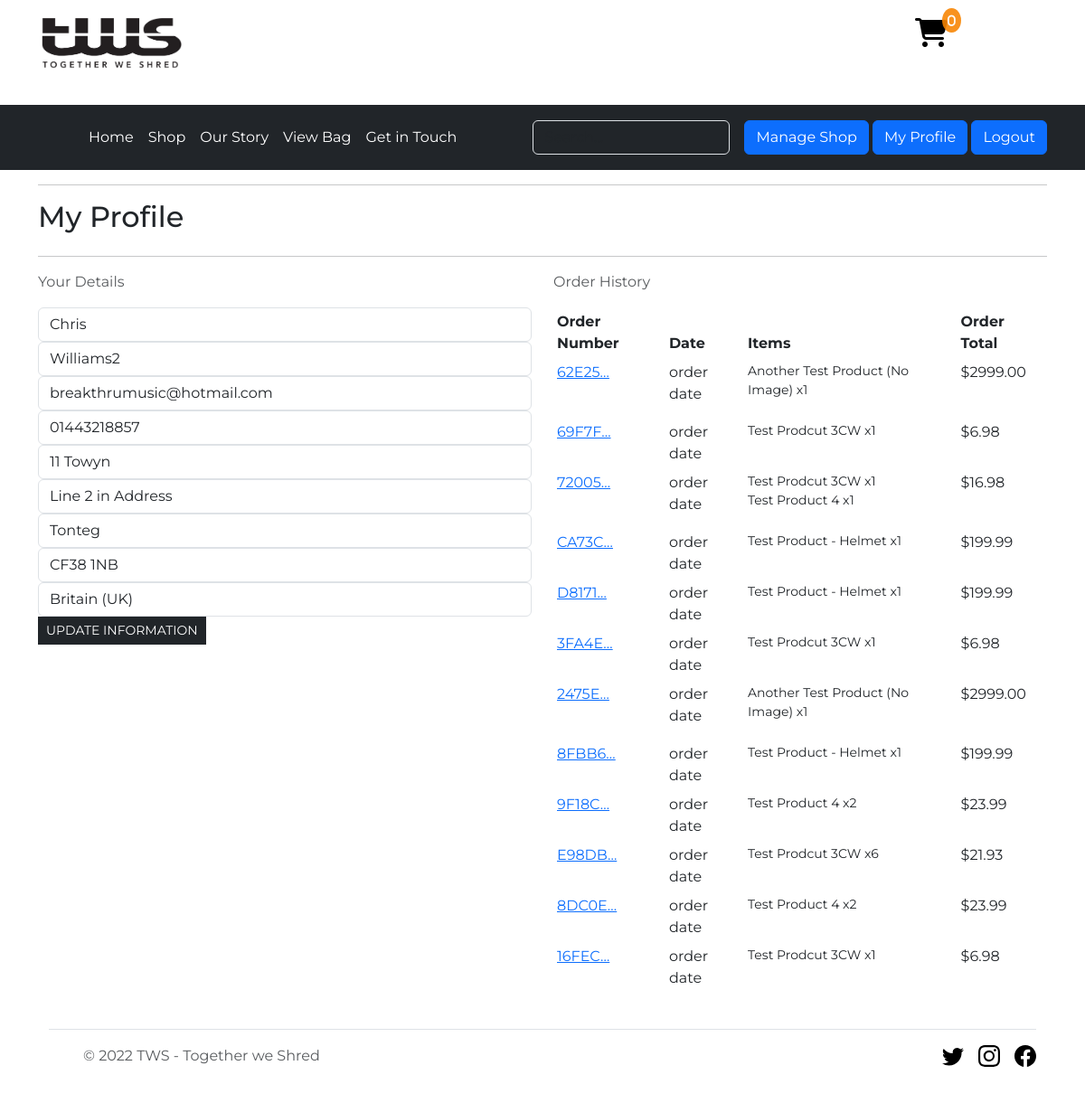
Screenshot of /customerprofile/ (signed in) with the database file from the repository.
### customerprofile/models.py (models this page shows)
class Customer(models.Model):
    user = models.OneToOneField(User, null=True, blank=True, on_delete=models.CASCADE)
    name = models.CharField(max_length=200, null=True)              #USED FOR FIRST NAME CAN I CONCATENATE ?
    surname = models.CharField(max_length=200, null=True)
    email = models.EmailField()
    phone_number = models.CharField(max_length=20, null=True, blank=False)                 #set Null=True on alot of fields whilst one migration -----
    street_address1 = models.CharField(max_length=80, null=True , blank=False)
    street_address2 = models.CharField(max_length=80, null=True, blank=True)
    town_or_city = models.CharField(max_length=40, null=True, blank=False)
    postcode = models.CharField(max_length=20, null=True, blank=True)
    country = CountryField(blank_label='Country *', null=True , blank=False)            #  set Null = True to workaround re visit country dropdown issue
    def __str__(self):
        return self.user.username

### checkout/models.py (models this page shows, shortened)
class Order(models.Model):
    order_number = models.CharField(max_length=200, null=True, editable=False)             ## 18/3/23 Need ot Add Discount code and Store the Ammount of Discount
    user_profile = models.ForeignKey(Customer, on_delete=models.SET_NULL, null=True, blank=True, related_name='orders')
    first_name = models.CharField(max_length=200, null=True)
    surname = models.CharField(max_length=200, null=True)
    email = models.EmailField()
    phone_number = models.CharField(max_length=20, null=True, blank=False)                 #set Null=True on alot of fields whilst one migration -----
    street_address1 = models.CharField(max_length=80, null=True , blank=False)
    street_address2 = models.CharField(max_length=80, null=True, blank=True)
    town_or_city = models.CharField(max_length=40, null=True, blank=False)
    county = models.CharField(max_length=80, null=True, blank=True)
    postcode = models.CharField(max_length=20, null=True, blank=True)
    country = CountryField(blank_label='Country *', null=True , blank=False)
    created = models.DateTimeField(auto_now_add=True)
    updated = models.DateTimeField(auto_now=True)
    paid = models.BooleanField(default=False)
    stripe_id = models.CharField(max_length=250, blank=True)
    order_dispatched = models.BooleanField(default=False)
    dispatched_by = models.CharField(max_length=80, null=True, blank=True)
    delivery_cost = models.DecimalField(max_digits=6, decimal_places=2, null=False, default=0)
    order_total = models.DecimalField(max_digits=10, decimal_places=2, null=False, default=0)
    grand_total = models.DecimalField(max_digits=10, decimal_places=2, null=False, default=0)
    class Meta:
        ordering = ['-created']
        indexes = [
            models.Index(fields=['-created']),
        ]

class OrderItem(models.Model):
    order = models.ForeignKey(Order, related_name='lineitems',on_delete=models.CASCADE)
    product = models.ForeignKey(Product, related_name='order_items',on_delete=models.CASCADE)
    quantity = models.PositiveIntegerField(default=1)
    lineitem_total = models.DecimalField(max_digits=6, decimal_places=2, null=False, blank=False, editable=False)

### shop/models.py (models this page shows, shortened)
class Product(models.Model):
    category = models.ForeignKey('Category', null=True, blank=True, on_delete=models.SET_NULL)      # foreign key to the category model
    product_code = models.CharField(max_length=254, null=True, blank=True)
    name = models.CharField(max_length=254)
    description = models.TextField()
    price = models.DecimalField(max_digits=6, decimal_places=2)
    customer_rating = models.DecimalField(max_digits=6, decimal_places=2, null=True, blank=True)
    item_in_stock = models.BooleanField(default=True)                                                          # or could change this to number of items in stock ?
    image_url = models.URLField(max_length=1024, null=True, blank=True)
    image = models.ImageField(null=True, blank=True)

### customerprofile/views.py (the view)
# urls.py: path('', views.profile, name='profile'),
@login_required
def profile(request):
    try:
        profile = get_object_or_404(Customer, user=request.user)
    except Http404:
        return redirect('new_profile/')
    print("logged in as:", profile)
    if request.method == 'POST':
        form = CustomerProfileForm(request.POST, instance=profile)
        if form.is_valid():
            form.save()
            messages.success(request, 'Profile updated successfully')
        else:
            messages.error(request, 'Update failed. Please ensure the form is valid.')
    else:
        form = CustomerProfileForm(instance=profile)
    orders = profile.orders.all()
    template = 'customerprofile/customerprofile.html'
    context = {
        'form': form,
        'orders': orders,
        'on_profile_page': True
    }
    return render(request, template, context)

### customerprofile/templates/customerprofile/customerprofile.html (shortened to what this page needs)
{% extends "base.html" %}
{% load static %}
{% block content %}
    <div class="container">
        <div class="row">
            <div class="col">
                <hr>
                <h2 class="logo-font mb-4">My Profile</h2>
                <hr>
            </div>
        </div>
        <div class="row">
            <div class="col-12 col-lg-6">
                <p class="text-muted">Your Details</p>
                <form class="mt-3" action="{% url 'profile' %}" method="POST" id="profile-update-form">
                    {{ form|crispy }}
                    <button class="btn btn-dark rounded-0 btn-sm text-uppercase float-right">Update Information</button>
                </form>
            </div>
            <div class="col-12 col-lg-6">
                <p class="text-muted">Order History</p>
                <div class="order-history table-responsive">
                    <table class="table table-sm table-borderless">
                        <thead>
                            <tr>
                                <th>Order Number</th>
                                <th>Date</th>
                                <th>Items</th>
                                <th>Order Total</th>
                            </tr>
                        </thead>
                        <tbody>
                            {% for order in orders %}
                                <tr>
                                    <td>
                                        <a href="{% url 'order_history' order.order_number %}"
                                        title="{{ order.order_number }}">
                                            {{ order.order_number|truncatechars:6 }}
                                        </a>
                                    </td>
                                    <td>order date {{ order.date }}</td>
                                    <td>
                                        <ul class="list-unstyled">
                                            {% for item in order.lineitems.all %}
                                                <li class="small">
                                                    {{ item.product.name }} x{{ item.quantity }}
                                                </li>
                                            {% endfor %}
                                        </ul>
                                    </td>
                                    <td>${{ order.grand_total }}</td>
                                </tr>
                            {% endfor %}
                        </tbody>
                    </table>
                </div>
            </div>
        </div>
{% endblock %}

### static/css/base.css (style rules this page uses)
body { font-family: 'Montserrat', sans-serif; background-repeat: no-repeat; background-size: cover; }

### rows the page displays
Customer: name "Chris", surname "Williams2", email "breakthrumusic@hotmail.com", phone_number "01443218857", street_address1 "11 Towyn", street_address2 "Line 2 in Address", town_or_city "Tonteg", postcode "CF38 1NB", country "Britain (UK)"
Order: order_number "62E25…", grand_total "2999.00"
OrderItem: product.name "Another Test Product (No Image)", quantity "1"
Order: order_number "69F7F…", grand_total "6.98"
OrderItem: product.name "Test Prodcut 3CW", quantity "1"
Order: order_number "72005…", grand_total "16.98"
OrderItem: product.name "Test Prodcut 3CW", quantity "1"
OrderItem: product.name "Test Product 4", quantity "1"
Order: order_number "CA73C…", grand_total "199.99"
OrderItem: product.name "Test Product - Helmet", quantity "1"
Order: order_number "D8171…", grand_total "199.99"
OrderItem: product.name "Test Product - Helmet", quantity "1"
Order: order_number "3FA4E…", grand_total "6.98"
OrderItem: product.name "Test Prodcut 3CW", quantity "1"
Order: order_number "2475E…", grand_total "2999.00"
OrderItem: product.name "Another Test Product (No Image)", quantity "1"
Order: order_number "8FBB6…", grand_total "199.99"
OrderItem: product.name "Test Product - Helmet", quantity "1"
Order: order_number "9F18C…", grand_total "23.99"
OrderItem: product.name "Test Product 4", quantity "2"
Order: order_number "E98DB…", grand_total "21.93"
OrderItem: product.name "Test Prodcut 3CW", quantity "6"
Order: order_number "8DC0E…", grand_total "23.99"
OrderItem: product.name "Test Product 4", quantity "2"
Order: order_number "16FEC…", grand_total "6.98"
OrderItem: product.name "Test Prodcut 3CW", quantity "1"

### other values shown
{{ product_count }} "0"
